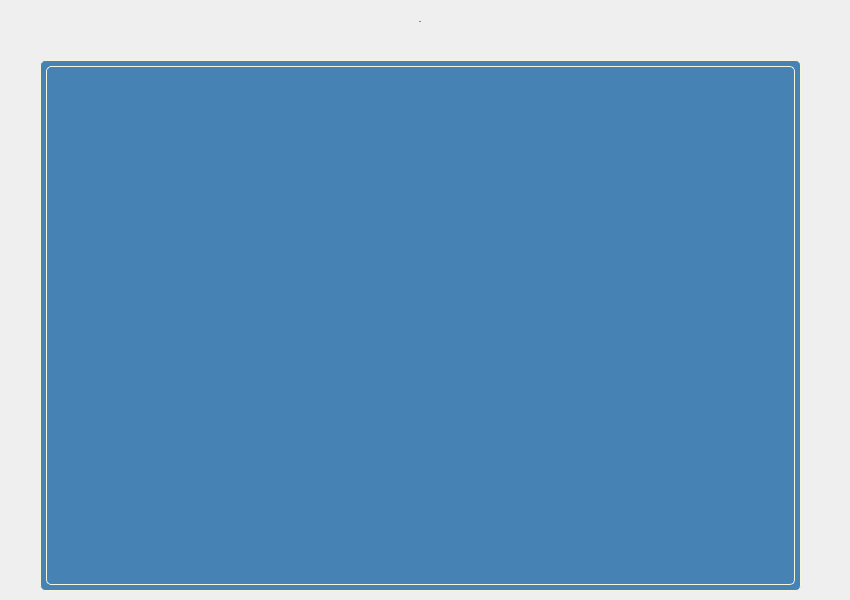
      <widget class="QWidget" name="faq_pg">
       <widget class="QWidget" name="layoutWidget">
        <property name="geometry">
         <rect>
          <x>0</x>
          <y>0</y>
          <width>841</width>
          <height>43</height>
         </rect>
        </property>
        <layout class="QHBoxLayout" name="horizontalLayout_13">
         <item>
          <spacer name="horizontalSpacer_24">
           <property name="orientation">
            <enum>Qt::Horizontal</enum>
           </property>
           <property name="sizeHint" stdset="0">
            <size>
             <width>40</width>
             <height>20</height>
            </size>
           </property>
          </spacer>
         </item>
         <item>
          <widget class="QLabel" name="label_faq">
           <property name="font">
            <font>
             <pointsize>-1</pointsize>
             <weight>75</weight>
             <bold>true</bold>
            </font>
           </property>
           <property name="text">
            <string>FAQ</string>
           </property>
          </widget>
         </item>
         <item>
          <spacer name="horizontalSpacer_25">
           <property name="orientation">
            <enum>Qt::Horizontal</enum>
           </property>
           <property name="sizeHint" stdset="0">
            <size>
             <width>40</width>
             <height>20</height>
            </size>
           </property>
          </spacer>
         </item>
        </layout>
       </widget>
       <widget class="QWidget" name="layoutWidget">
        <property name="geometry">
         <rect>
          <x>0</x>
          <y>60</y>
          <width>841</width>
          <height>531</height>
         </rect>
        </property>
        <layout class="QHBoxLayout" name="horizontalLayout_14">
         <item>
          <spacer name="horizontalSpacer_26">
           <property name="orientation">
            <enum>Qt::Horizontal</enum>
           </property>
           <property name="sizeType">
            <enum>QSizePolicy::Fixed</enum>
           </property>
           <property name="sizeHint" stdset="0">
            <size>
             <width>40</width>
             <height>20</height>
            </size>
           </property>
          </spacer>
         </item>
         <item>
          <widget class="QScrollArea" name="faq_scroll">
           <property name="styleSheet">
            <string notr="true">    background-color: #4682B4; /* Стальной синий фон для каждой страницы */
    border: 1px solid #F5F5DC; /* Светло-бежевый для границ страниц */
    border-radius: 5px; /* Закругленные углы для страниц */
    padding: 5px; /* Внутренние отступы для страниц */</string>
           </property>
           <property name="widgetResizable">
            <bool>true</bool>
           </property>
           <widget class="QWidget" name="scrollAreaWidgetContents">
            <property name="geometry">
             <rect>
              <x>0</x>
              <y>0</y>
              <width>735</width>
              <height>517</height>
             </rect>
            </property>
           </widget>
          </widget>
         </item>
         <item>
          <spacer name="horizontalSpacer_27">
           <property name="orientation">
            <enum>Qt::Horizontal</enum>
           </property>
           <property name="sizeType">
            <enum>QSizePolicy::Fixed</enum>
           </property>
           <property name="sizeHint" stdset="0">
            <size>
             <width>40</width>
             <height>20</height>
            </size>
           </property>
          </spacer>
         </item>
        </layout>
       </widget>
      </widget>
